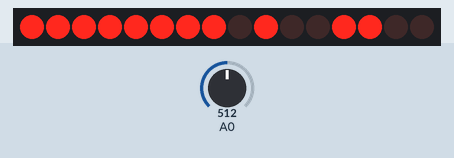
Bench run of a sketch on a simulated Arduino Uno, built with avr-gcc and run on an emulated ATmega328P. On the bench: 16 shift-register outputs drawn as a row of LEDs (first output left, lit = HIGH). Wiring (inferred from the names in the program): 2 × shift register (74HC595): data pin 8; shift clock pin 7; latch pin 4. Wiring (inferred from the signals the program sends): row of LEDs: on Q0, Q1, Q2, Q3, Q4, Q5, Q6, Q7, Q8, Q9, Q10, Q11, Q12, Q13, Q14, Q15. Inputs (shaded band) come from the test bench; at power-on: A0 = 512.

Above: at 1.2 s.
1.3 s: A0 set to 885
2.8 s: A0 set to 913
At 3.4 s:
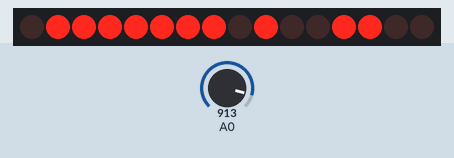
4.3 s: A0 set to 716
At 4.31 s:
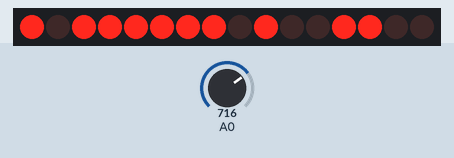
5.8 s: A0 set to 900
At 6.9 s:
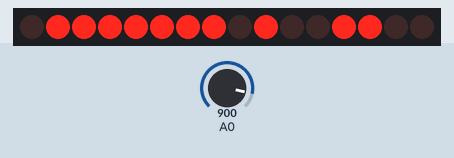
7.3 s: A0 set to 511
At 8.5 s:
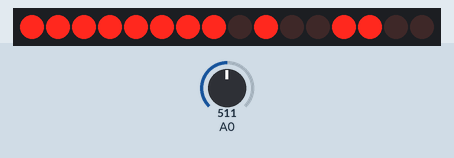
Timing chart, 0 to 9.8 s (numbered marks = the images above; inputs shaded):
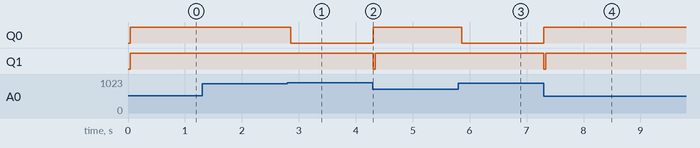

The sketch:

line_indikator.ino
```cpp
#define LATCH_DIO 4
#define CLK_DIO 7
#define DATA_DIO 8

byte a=0b00110010;  //ці байти відповідають трьом горизонтальним рисочкам на індикаторі

byte b[]={0b11111111,0b01111111,0b10111111,0b11011111,0b11101111,0b11110111,  //ці байти відповідають за вмикання потрібного індикатора на дісплеї
0b11111011,0b11111101,0b11111110};


void setup() {
pinMode(LATCH_DIO,OUTPUT);
pinMode(CLK_DIO,OUTPUT);
pinMode(DATA_DIO,OUTPUT);
pinMode(A0,INPUT); //на А0 підєднано середній вивід потенціометра
}

void loop() {
int b=analogRead(A0); //записуємо напругу в змінну b
b=map(b,0,1024,1,9); //відповідно перетворюємо значення b на нове в діапазоні від 1 до 9
draw(b); //вивоимо на індикатор
}


void draw(int num)
  {

  for(int i=8;i>num-1;i--){ //ця конструкція виводить данні(почерзі вмикає необхідну кількість індикаторів) на дісплеї
     Write(a,b[i]);
  }


}


void Write(byte a, byte b)
{
digitalWrite(LATCH_DIO,LOW);
shiftOut(DATA_DIO, CLK_DIO, MSBFIRST, a);
shiftOut(DATA_DIO, CLK_DIO, MSBFIRST, b ); //ця конструкція вмикає три рисочки на на одному потрібному індикаторі і вимикає через 1 мілісекунду

delay(1);
digitalWrite(LATCH_DIO,HIGH);
}
```

Measured:
- the behaviour switches between 895 and 896 on A0 (found by bisection; images 0 and 1)
- after the input at 1.3 s, every drawn part: stays the same
- after the input at 2.8 s, Q0: HIGH → LOW after 0.06 s
- after the input at 4.3 s, Q0: LOW → HIGH at once; Q1: HIGH → LOW at once, → HIGH 0.04 s later
- after the input at 5.8 s, Q0: HIGH → LOW after 0.06 s
- after the input at 7.3 s, Q0: LOW → HIGH at once; Q1: HIGH → LOW at once, → HIGH 0.04 s later
